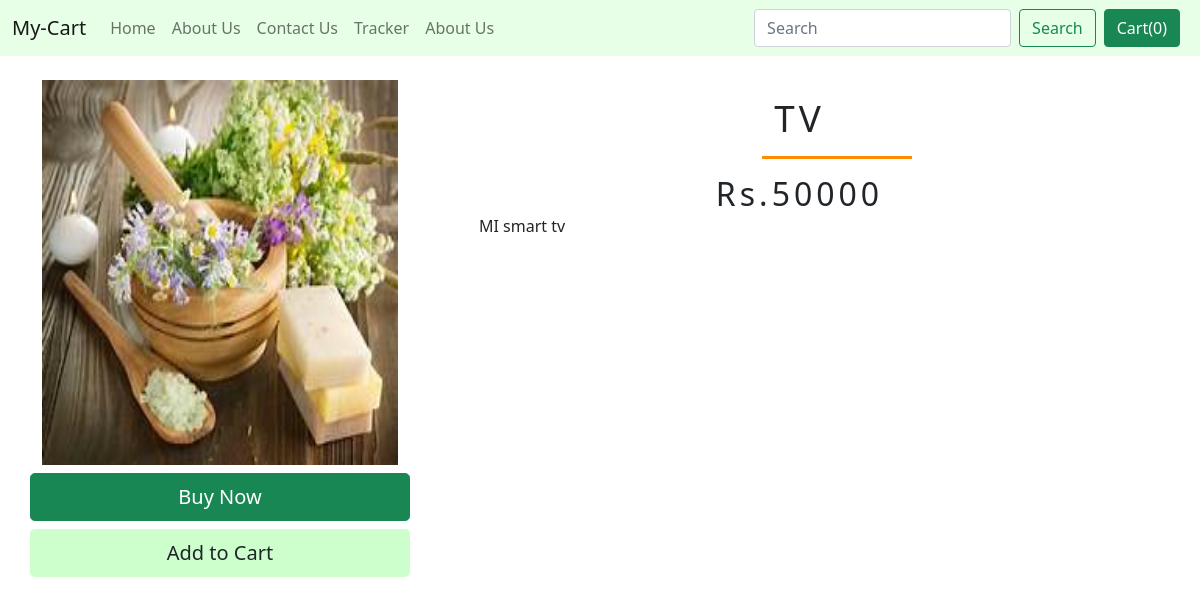
The page /shop/products/4 on the database its author committed.
### shop/models.py (models this page shows)
class Product(models.Model):
    product_id=models.AutoField
    product_name=models.CharField(max_length=50)
    category=models.CharField(max_length=50, default="")
    subcategory=models.CharField(max_length=50, default="")
    price=models.IntegerField(default=0)
    desc=models.CharField(max_length=300)
    pub_date=models.DateField()
    image=models.ImageField(upload_to='shop/media/images', default="")
    def __str__(self):
        return self.product_name + " "+ self.category

### shop/views.py (the view)
# urls.py: path('products/<int:pid>', views.productview,name="productview"),
def productview(request,pid):
    product=Product.objects.filter(id=pid)
    print(product)
    return render(request,"shop/prodview.html",{'product':product[0] })

### shop/templates/shop/prodview.html (shortened to what this page needs)
{% extends 'shop/basic.html' %}
{% block body%}
{% load static %}
    <div class="container my-4">
        <div class="row">
        <div class="col-md-4">
            <div class="row">
                <img src="{% static '/shop/sample.jpg' %}" width="233px" height="385px"></img>
            </div>
            <div class="row">
                <button  type="button" class="btn btn-lg btn-success mt-2">
                    Buy Now
                </button>
                <button type="button" class="btn btn-lg mt-2" style="background:#ccffcc">
                   Add to Cart
                </button>
            </div>
            </div>
            <div class="col-md-7" style="margin-left:5%" >
                    <h4>{{ product.product_name }}</h4><div class="underline"><div></div></div>
                    <h2>Rs.{{ product.price }}</h2>
                    <p>{{ product.desc }}</p>
                </div>
            </div>
    </div>
 {% endblock%}

### rows shown on the page
Product: product_name "TV", price "50000", desc "MI smart tv"
